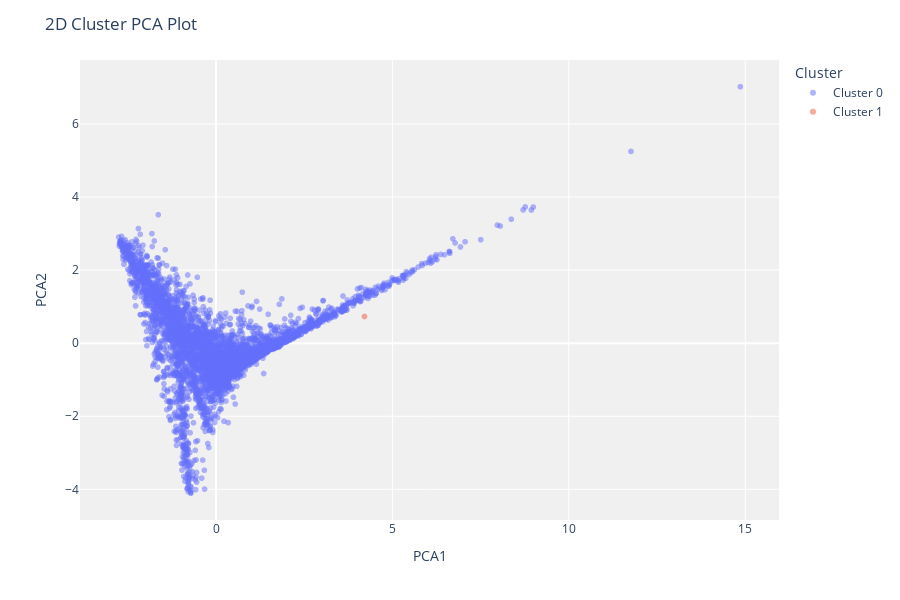

Notebook cell for this chart:
### Code cell
plot_model(sc)

### Figure 1 — Plotly figure (JSON) as saved in the notebook; plotly's stock layout.template omitted (floating-point values rounded to 4 significant figures; data arrays with more than 128 entries replaced by an {"elided": "..."} marker saying what was removed)
{"data": [{"customdata": {"elided": "4074x1 float values"}, "hovertemplate": "Cluster=Cluster 0<br>PCA1=%{x}<br>PCA2=%{y}<br>Feature=%{customdata[0]}<extra></extra>", "legendgroup": "Cluster 0", "marker": {"color": "#636efa", "opacity": 0.5, "symbol": "circle"}, "mode": "markers", "name": "Cluster 0", "showlegend": true, "textposition": "top center", "type": "scattergl", "x": {"elided": "4074 float values"}, "xaxis": "x", "y": {"elided": "4074 float values"}, "yaxis": "y"}, {"customdata": [[613.9]], "hovertemplate": "Cluster=Cluster 1<br>PCA1=%{x}<br>PCA2=%{y}<br>Feature=%{customdata[0]}<extra></extra>", "legendgroup": "Cluster 1", "marker": {"color": "#EF553B", "opacity": 0.5, "symbol": "circle"}, "mode": "markers", "name": "Cluster 1", "showlegend": true, "textposition": "top center", "type": "scattergl", "x": [4.209], "xaxis": "x", "y": [0.7309], "yaxis": "y"}], "layout": {"height": 600, "legend": {"title": {"text": "Cluster"}, "tracegroupgap": 0}, "margin": {"t": 60}, "plot_bgcolor": "rgb(240,240,240)", "title": {"text": "2D Cluster PCA Plot"}, "xaxis": {"anchor": "y", "domain": [0, 1], "title": {"text": "PCA1"}}, "yaxis": {"anchor": "x", "domain": [0, 1], "title": {"text": "PCA2"}}}}
